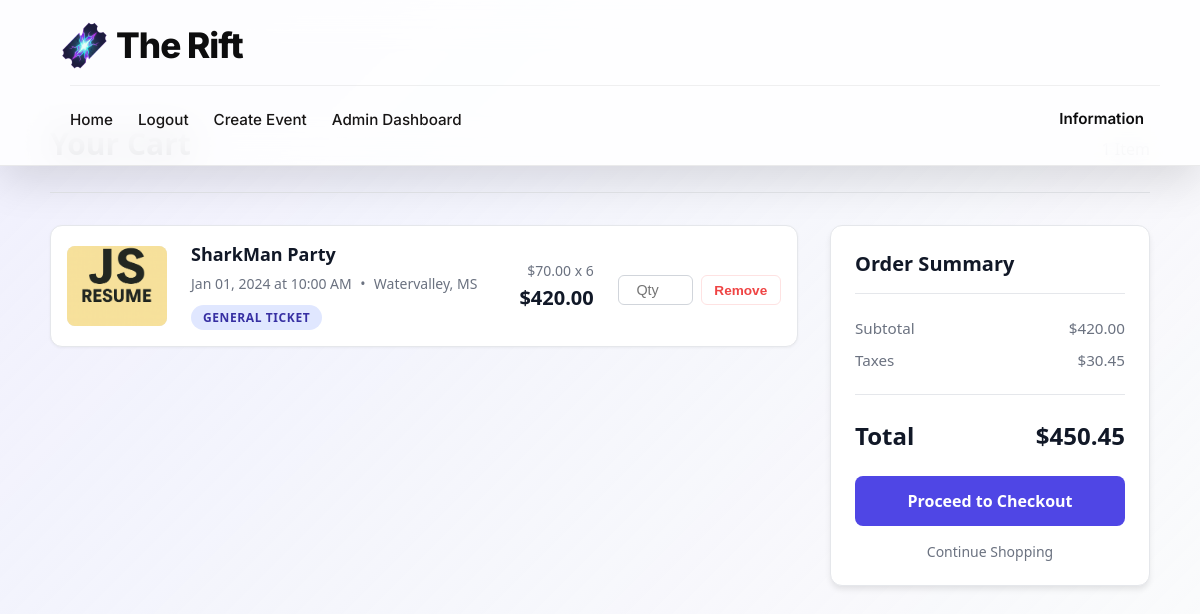
The page /cart/ (signed in) on the database its author committed.
### App/models.py (models this page shows, shortened)
class TicketsSaved(models.Model):
    cart = models.ForeignKey(Cart, on_delete=models.CASCADE, related_name='tickets')
    ticket = models.ForeignKey(TicketTier, on_delete=models.CASCADE)
    quantity = models.PositiveIntegerField(default=1)
    def subtotal(self):
        return self.ticket.price * self.quantity

class TicketTier(models.Model):
    class Status(models.TextChoices):
        VIP = "VIP",('VIP')
        GENERAL = "General",('General')
        BASIC = "Basic",('Basic')
    event = models.ForeignKey(Event, on_delete=models.CASCADE, related_name='ticket_tiers')
    type = models.CharField(max_length=10,choices=Status.choices, default="Basic")
    price = models.DecimalField(max_digits=8, decimal_places=2)
    quantity = models.IntegerField()

class Event(models.Model):
    organization = models.ForeignKey(Organization, on_delete=models.CASCADE)
    title = models.CharField(max_length=100)
    description = models.TextField()
    banner_image = models.ImageField(upload_to='event_images/', default='event_images/default_eventimage.png',null=True,blank=True)
    location = models.CharField(max_length=100)
    date = models.DateField()
    start_time = models.TimeField()
    end_time = models.TimeField()
    capacity = models.IntegerField()
    created_at = models.DateTimeField(auto_now_add=True)

### App/views.py (the view)
# urls.py: path('cart/', v.cart, name='cart'),
@login_required
def cart(request):
    cart, created = Cart.objects.get_or_create(user=request.user)
    ticket = cart.tickets.all()
    total = cart.total()
    taxes = total * Decimal(.0725)
    true_total = total + taxes
    return render(request, 'cart.html', {'cart':cart, 'tickets':ticket, 'total' : total, 'Taxes' : taxes, 'true_total' : true_total})

### App/context_processors.py (called while the page is built)
def current_url(request):
    return {
        'current_path': request.path,
        'current_full_url': request.get_full_path(),
        'current_absolute_uri': request.build_absolute_uri(),
    }

def base_view(request):
    if not request.user.is_authenticated:
        return {}
    membership = OrganizationMembership.objects.filter(user=request.user).first()
    if not membership:
        return {}
    if membership.role == "admin":
        status = 1
    elif membership.role == 'user':
        status = 2
    else:
        status = 3
    return {
        'status': status,
        'membership': membership
    }

### App/models.py (called while the page is built)
    def total(self):
        return sum(ticket.subtotal() for ticket in self.tickets.all())

### App/templates/cart.html (shortened to what this page needs)
{% extends 'base.html' %}
{% load static %}
{% block content %}
<link rel="stylesheet" href="{% static 'cart.css' %}">
<div class="cart-container">
    <header class="cart-header">
        <h1>Your Cart</h1>
        <p class="cart-count">{{ tickets.count }} Item{% if tickets.count != 1 %}s{% endif %}</p>
    </header>
    {% if tickets %}
    <div class="cart-layout">
        <div class="ticket-list">
            {% for item in tickets %}
            <div class="ticket-card">
                <div class="ticket-image">
                    {% if item.ticket.event.banner_image %}
                    <img src="{{ item.ticket.event.banner_image.url }}" alt="{{ item.ticket.event.title }}">
                    {% else %}
                    <div class="placeholder-img"></div>
                    {% endif %}
                </div>
                <div class="ticket-details">
                    <h3>{{ item.ticket.event.title }}</h3>
                    <p class="ticket-meta">
                        {{ item.ticket.event.date|date:"M d, Y" }} at {{ item.ticket.event.start_time|time:"g:i A" }}
                        <span class="meta-divider">•</span>
                        {{ item.ticket.event.location }}
                    </p>
                    <span class="tier-badge tier-{{ item.ticket.type|lower }}">
                        {{ item.ticket.type }} Ticket
                    </span>
                </div>
                <div class="ticket-pricing">
                    <div class="price-calculation">
                        <span class="unit-price">${{ item.ticket.price }}</span>
                        <span class="multiplication">x</span>
                        <span class="quantity">{{ item.quantity }}</span>
                    </div>
                    <div class="item-subtotal">
                        ${{ item.subtotal }}
                    </div>
                </div>
                <div class="ticket-actions">
                    <form method="post" action="{% url 'remove_ticket' item.id %}">
                        <input type="number" name="quantity" placeholder="Qty" min="1" max="{{ ticket.quantity }}">
                        <button type="submit">Remove</button>
                    </form>
                </div>
            </div>
            {% endfor %}
        </div>
        <div class="cart-summary">
            <div class="summary-card">
                <h2>Order Summary</h2>
                <div class="summary-row">
                    <span>Subtotal</span>
                    <span>${{ total }}</span>
                </div>
                <div class="summary-row">
                    <span>Taxes</span>
                    <span>${{ Taxes|floatformat:2 }}</span>
                </div>
                <hr>
                <div class="summary-total">
                    <span>Total</span>
                    <span>${{ true_total|floatformat:2 }}</span>
                </div>
                <a href="{% url 'checkoutcart' %}" class="btn-checkout">Proceed to Checkout</a>
                <a href="/" class="btn-continue">Continue Shopping</a>
            </div>
        </div>
    </div>
    {% endif %}
</div>
{% endblock %}

### App/static/common.css (style rules this page uses)
:root { --glass-bg: rgba(255, 255, 255, 0.85); --glass-border: 1px solid rgba(0, 0, 0, 0.08); --primary-blue: #007aff; --primary-text: #0d0d0e; --secondary-text: #181616; --pill-bg: #f2f2f5; --hero-gradient: linear-gradient(135deg, #4a148c 0%, #6a1b9a 50%, #9c27b0 100%); --peek-height: 90px; --open-height: 165px; --info-open-height: 1000px; }
body { margin: 0; padding-top: var(--peek-height); font-family: 'Inter', -apple-system, BlinkMacSystemFont, sans-serif; color: var(--primary-text); background: linear-gradient(135deg, rgba(230, 230, 255, 0.5) 0%, rgba(255, 255, 255, 0.2) 100%); }

### App/static/cart.css (style rules this page uses)
:root { --primary-color: #4f46e5; --primary-hover: #4338ca; --bg-color: #f9fafb; --card-bg: #ffffff; --text-main: #111827; --text-muted: #6b7280; --danger-color: #ef4444; --border-radius: 12px; --badge-vip-bg: #fef3c7; --badge-vip-text: #92400e; --badge-gen-bg: #e0e7ff; --badge-gen-text: #3730a3; }
body { background-color: var(--bg-color); }
.cart-container { max-width: 1100px; margin: 0 auto; padding: 2rem 1rem; font-family: system-ui, -apple-system, sans-serif; color: var(--text-main); }
.cart-header { margin-bottom: 2rem; display: flex; justify-content: space-between; align-items: baseline; border-bottom: 1px solid #e5e7eb; padding-bottom: 1rem; }
.cart-header h1 { font-size: 1.875rem; margin: 0; font-weight: 700; }
.cart-count { font-size: 1rem; color: var(--text-muted); }
.cart-layout { display: grid; grid-template-columns: 1fr 320px; gap: 2rem; }
.ticket-list { display: flex; flex-direction: column; gap: 1rem; }
.ticket-card { display: flex; align-items: center; background: var(--card-bg); border-radius: var(--border-radius); padding: 1rem; box-shadow: 0 1px 3px rgba(0, 0, 0, 0.05); border: 1px solid #e5e7eb; }
.ticket-image { width: 100px; height: 80px; flex-shrink: 0; margin-right: 1.5rem; border-radius: 8px; overflow: hidden; background-color: #e5e7eb; }
.ticket-image img { width: 100%; height: 100%; object-fit: cover; }
.ticket-details { flex: 1; margin-right: 1rem; }
.ticket-details h3 { margin: 0 0 0.5rem 0; font-size: 1.125rem; font-weight: 600; }
.ticket-meta { margin: 0 0 0.75rem 0; font-size: 0.875rem; color: var(--text-muted); }
.meta-divider { margin: 0 0.3rem; }
.tier-badge { display: inline-block; padding: 0.25rem 0.75rem; border-radius: 9999px; font-size: 0.75rem; font-weight: 600; text-transform: uppercase; letter-spacing: 0.05em; }
.tier-general, .tier-basic { background-color: var(--badge-gen-bg); color: var(--badge-gen-text); }
.ticket-pricing { text-align: right; margin-right: 1.5rem; min-width: 100px; }
.price-calculation { font-size: 0.875rem; color: var(--text-muted); margin-bottom: 0.25rem; }
.item-subtotal { font-weight: 700; font-size: 1.25rem; }
.ticket-actions { margin-top: 0.5rem; display: flex; justify-content: flex-end; }
.ticket-actions form { display: flex; align-items: center; gap: 0.5rem; }
.ticket-actions input[type="number"] { width: 60px; padding: 0.4rem; border: 1px solid #d1d5db; border-radius: 6px; text-align: center; font-size: 0.9rem; color: var(--text-main); background-color: #fff; transition: border-color 0.2s, box-shadow 0.2s; }
.ticket-actions button { background-color: #fff; color: var(--danger-color); border: 1px solid #fee2e2; padding: 0.4rem 0.8rem; border-radius: 6px; font-size: 0.85rem; font-weight: 600; cursor: pointer; transition: all 0.2s ease; }
.cart-summary { position: relative; }
.summary-card { background: var(--card-bg); padding: 1.5rem; border-radius: var(--border-radius); box-shadow: 0 4px 6px -1px rgba(0, 0, 0, 0.1); position: sticky; top: 2rem; border: 1px solid #e5e7eb; }
.summary-card h2 { margin-top: 0; font-size: 1.25rem; border-bottom: 1px solid #e5e7eb; padding-bottom: 1rem; margin-bottom: 1.5rem; }
.summary-row { display: flex; justify-content: space-between; margin-bottom: 0.75rem; color: var(--text-muted); font-size: 0.95rem; }
hr { border: 0; border-top: 1px solid #e5e7eb; margin: 1.5rem 0; }
.summary-total { display: flex; justify-content: space-between; font-weight: 800; font-size: 1.5rem; margin-bottom: 1.5rem; }
.btn-checkout { display: block; width: 100%; background-color: var(--primary-color); color: white; text-align: center; padding: 0.875rem; border-radius: 8px; text-decoration: none; font-weight: 600; transition: background-color 0.2s; box-sizing: border-box; }
.btn-continue { display: block; text-align: center; margin-top: 1rem; color: var(--text-muted); text-decoration: none; font-size: 0.875rem; }

### rows shown on the page
TicketsSaved: ticket.event.banner_image (picture), ticket.event "SharkMan Party", ticket.event "Jan 01, 2024", ticket.event.start_time "10:00 AM", ticket.event.location "Watervalley, MS", ticket.type "GENERAL", ticket.price "70.00", quantity "6", subtotal "420.00"

### other values the page prints
{{ total }} "420.00"
{{ Taxes|floatformat:2 }} "30.45"
{{ true_total|floatformat:2 }} "450.45"
